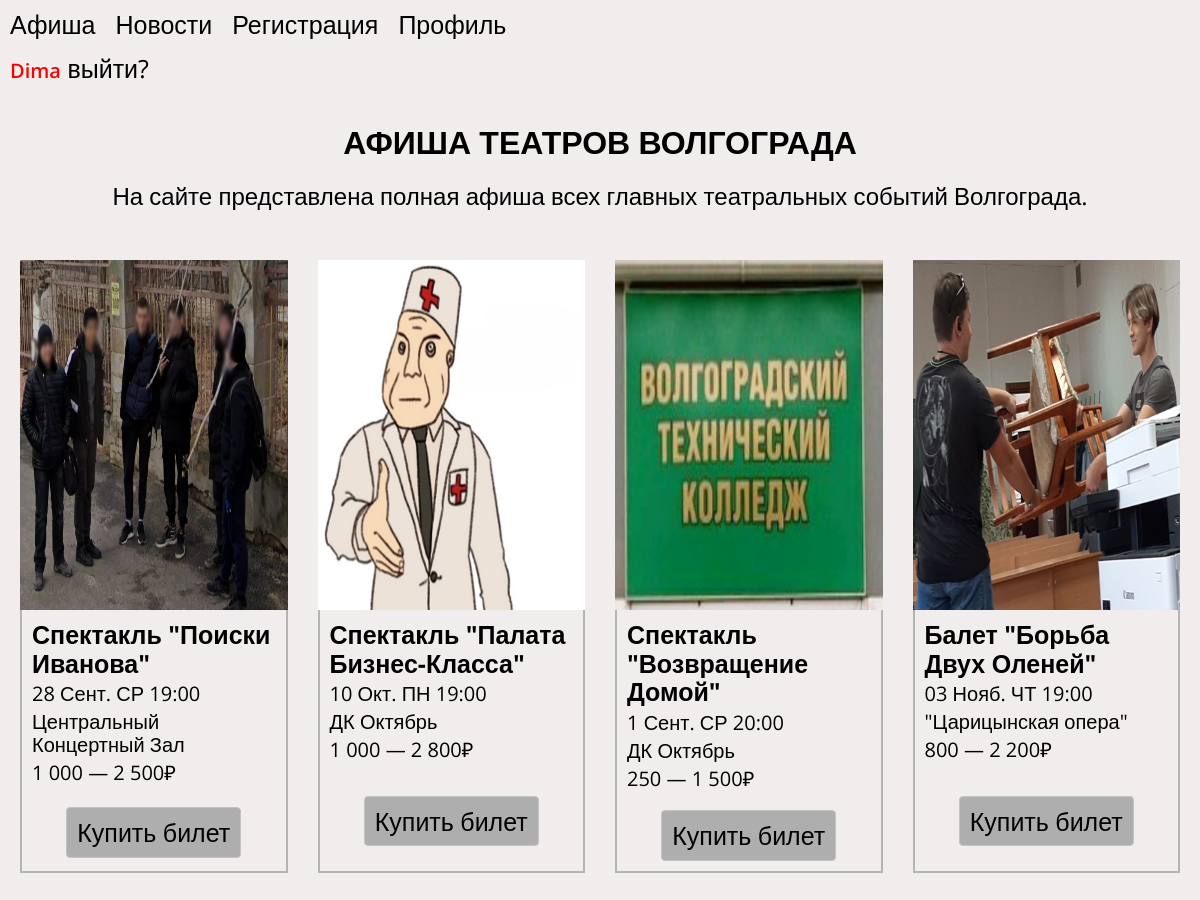
/ (signed in), run on the app's committed database.
### tables this page shows
CREATE TABLE `user` (
  `id` int NOT NULL,
  `login` varchar(255) NOT NULL,
  `password` varchar(255) NOT NULL
);

CREATE TABLE `poster` (
  `id` int NOT NULL,
  `img` varchar(255) NOT NULL,
  `name` varchar(255) NOT NULL,
  `date` varchar(255) NOT NULL,
  `place` varchar(255) NOT NULL,
  `price` varchar(255) NOT NULL
);

### index.php (the view, shortened to what this page needs)
<?php
include 'connect.php';
if (!$conn) {
    die("Ошибка: " . mysqli_connect_error());
} else {
    $posterSelect = "SELECT * FROM `poster`";
    $posterSelectResult = mysqli_query($conn, $posterSelect);
}
?>
<!DOCTYPE html>
<html lang="ru">
<head>
    <link rel="stylesheet" href="style/normalize.css">
    <link rel="stylesheet" href="style/style.css">
</head>
<body>
    <header class="header">
        <nav class="header-nav">
            <ul class="menu flex">
                <li>
                    <a href="index.php" class="header-link">Афиша</a>
                </li>
                <li>
                    <a href="#">Новости</a>
                <li>
                    <a href="reg.php">Регистрация</a>
                </li>
                </li>
                <li>
                    <a href="profil.php">Профиль</a>
                </li>
            </ul>
            <?php
            echo "<ul class='header-cabinet'>";
            if (isset($_SESSION["userid"])) {
                $userlogin  = $_SESSION["userid"];
                $userSelect = "SELECT login FROM `user` WHERE id = '$userlogin'";
                $userResult = mysqli_query($conn, $userSelect);
                $userFetch = mysqli_fetch_array($userResult);
                echo "<span class ='nameclass'>" . $userFetch['login'] . "</span>";
                echo "<a href='exit.php'>" . " выйти?" . "</a>";
            } else {
                echo "<a href='auth.php'>" . "Авторизация" . "</a>";
            }
            echo "</ul>"
            ?>
        </nav>
    </header>
    <main class="main">
        <section class="section header__section">
            <div class="container main-container">
                <h1 class="container-header">
                    АФИША ТЕАТРОВ ВОЛГОГРАДА
                </h1>
                <p class="container header-info">На&nbsp;сайте представлена полная афиша всех главных театральных событий Волгограда.</p>
            </div>
        </section>
        <section class="poster__section">
            <div class="container poster-container">
                <ul class="poster-list">
                <?php
                foreach ($posterSelectResult as $posterRow) {
                    echo "<li class='poster-item'>";
                    echo "<img src='img/" . $posterRow['img'] . "' alt=''>";
                    echo "<div class='poster-content-wrapper'>";
                    echo "<h2 class='poster-header'>" .
                        "<a href='index.php?name=' class='poster-link'>" . $posterRow['name'] . "</a>" .
                        "</h2>";
                    echo "<span class='poster-span'>" . "$posterRow[date]" . "</span>";
                    echo "<span class='poster-span'>" . "$posterRow[place]" . "</span>";
                    echo "<span class='poster-span'>" . "$posterRow[price]" . "</span>";
                    echo "<div class='theatre-about-wrapper'>";
                    echo "<a href='theatre.php?posterid=" . $posterRow['id'] . "' class='about-btn'>" . "Купить билет" . "</a>";
                    echo "</div>";
                    echo "</div>";
                    echo "</li>";
                }
                ?>
                </ul>
            </div>
        </section>
    </main>
</body>
</html>

### style/style.css (style rules this page uses)
html { box-sizing: border-box; }
*, *::before, *::after { box-sizing: inherit; }
a { align-items: center; text-decoration: none; color: black; font-size: 25px; padding-right: 20px; }
body { min-width: 320px; background-color: rgb(241, 237, 237); font-family: 'Open Sans', sans-serif; }
.header { padding-bottom: 10px; }
img { max-width: 100%; }
.flex { display: flex; }
.container { padding: 0 15px; margin: 0 auto; max-width: 1770px; }
ul { list-style: none; padding: 0; margin: 0; }
.nameclass { font-family: 'Open Sans', sans-serif; color: red; font-size: 20px; font-weight: 600; }
.main-container { text-align: center; margin-bottom: 30px; }
.menu { margin-bottom: 15px; }
.header-info { font-size: 24px; }
.header-nav { padding: 10px; }
.poster-list { display: flex; }
.poster-container { padding: 20px; }
.poster-item { width: calc((100% - 30px * 2) / 3); margin-bottom: 10px; display: flex; flex-direction: column; }
.poster-item:not(:last-child) { margin-right: 30px; }
.poster-item img { display: flex; flex: 1; max-height: 350px; min-height: 350px; object-fit: fill; overflow: hidden; }
.poster-content-wrapper { display: flex; flex: 1; flex-direction: column; padding: 10px; border: 2px solid rgb(180, 180, 180); border-top: none; }
.poster-header { margin: 0; margin-bottom: 5px; }
.poster-link { margin-bottom: 10px; }
.poster-span { margin-bottom: 5px; font-size: 20px; }
.theatre-about-wrapper { display: flex; flex: 1; justify-content: center; align-items: flex-end; padding-top: 15px; }
.about-btn { padding: 10px; color: rgb(0, 0, 0); background-color: rgb(174, 174, 174); border: 1px solid rgb(195, 195, 195); border-radius: 4px; }
.theatre-about-wrapper { align-items: center; }

### data on the page
user: login "Dima"
poster: img (picture), name "Спектакль \"Поиски Иванова\"", date "28 Сент. СР 19:00", place "Центральный Концертный Зал", price "1 000 — 2 500₽"
poster: img (picture), name "Спектакль \"Палата Бизнес-Класса\"", date "10 Окт. ПН 19:00", place "ДК Октябрь", price "1 000 — 2 800₽"
poster: img (picture), name "Спектакль \"Возвращение Домой\"", date "1 Сент. СР 20:00", place "ДК Октябрь", price "250 — 1 500₽"
poster: img (picture), name "Балет \"Борьба Двух Оленей\"", date "03 Нояб. ЧТ 19:00", place "\"Царицынская опера\"", price "800 — 2 200₽"
